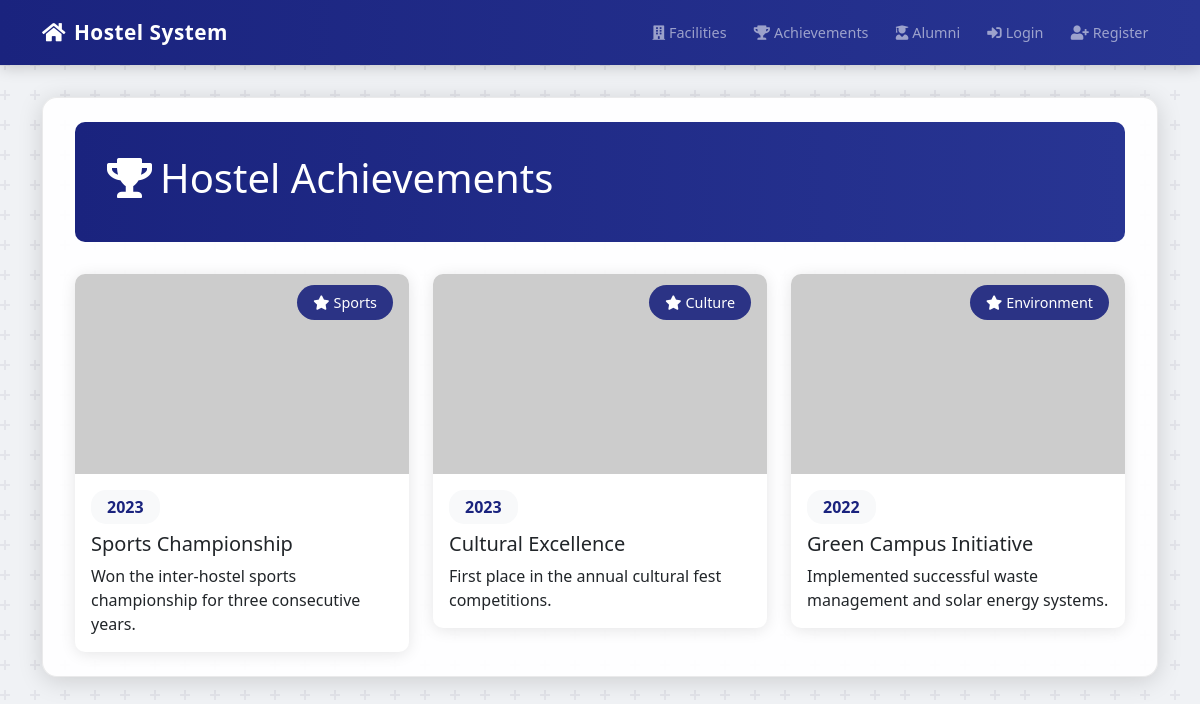
Page /achievements on the earlier database version.
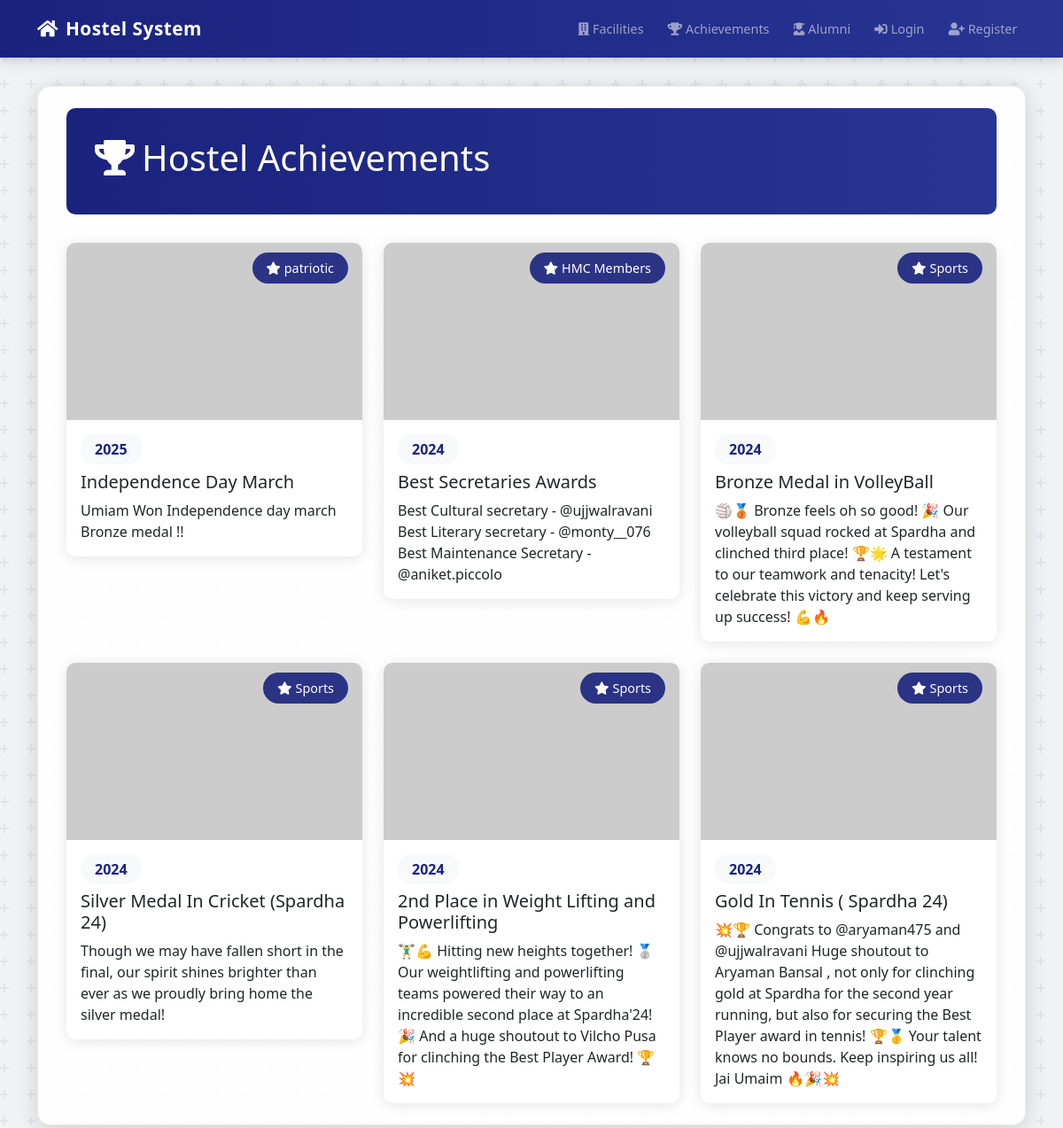
Same page on the later database version.
### app.py (models this page shows)
class Achievement(db.Model):
    id = db.Column(db.Integer, primary_key=True)
    title = db.Column(db.String(100), nullable=False)
    description = db.Column(db.Text, nullable=False)
    year = db.Column(db.String(4), nullable=False)
    category = db.Column(db.String(50), nullable=False)
    image_url = db.Column(db.String(200))
    created_at = db.Column(db.DateTime, nullable=False, default=datetime.utcnow)

### app.py (the view)
@app.route('/achievements')
def achievements():
    achievements = Achievement.query.order_by(Achievement.year.desc()).all()
    return render_template('achievements.html', title='Hostel Achievements', achievements=achievements)

### templates/achievements.html (shortened to what this page needs)
{% extends "base.html" %}
{% block content %}
<div class="container-md py-4">
    <div class="dashboard-header">
        <div class="row align-items-center">
            <div class="col-lg-8">
                <h1><i class="fas fa-trophy me-2"></i>Hostel Achievements</h1>
            </div>
        </div>
    </div>
    <div class="achievements-section">
        <div class="row g-4">
            {% for achievement in achievements %}
                <div class="col-md-6 col-lg-4">
                    <div class="achievement-card">
                        <div class="card h-100">
                            {% if achievement.image_url %}
                                <div class="card-img-wrapper">
                                    <img src="{{ achievement.image_url }}"
                                         class="card-img-top achievement-img"
                                         alt="{{ achievement.title }}"
                                         onerror="this.src='https://picsum.photos/800/400';this.onerror=null;">
                                    <div class="img-overlay">
                                        <span class="category-badge">
                                            <i class="fas fa-star me-1"></i>{{ achievement.category }}
                                        </span>
                                    </div>
                                </div>
                            {% endif %}
                            <div class="card-body">
                                <div class="year-badge mb-2">{{ achievement.year }}</div>
                                <h5 class="card-title">{{ achievement.title }}</h5>
                                <p class="card-text">{{ achievement.description }}</p>
                            </div>
                        </div>
                    </div>
                </div>
            {% endfor %}
        </div>
    </div>
</div>
{% endblock %}

### templates/base.html (shortened to what this page needs)
<!doctype html>
<html lang="en">
<head>
    <link href="https://cdn.jsdelivr.net/npm/bootstrap@5.3.3/dist/css/bootstrap.min.css" rel="stylesheet">
    <link rel="stylesheet" href="https://cdnjs.cloudflare.com/ajax/libs/font-awesome/5.15.4/css/all.min.css">
</head>
<body>
    <nav class="navbar navbar-expand-lg navbar-dark">
        <div class="container">
            <a class="navbar-brand" href="{{ url_for('home') }}">
                <i class="fas fa-home me-2"></i>Hostel System
            </a>
            <div class="collapse navbar-collapse" id="navbarNav">
                <ul class="navbar-nav ms-auto align-items-center">
                    <li class="nav-item"><a class="nav-link" href="{{ url_for('facilities') }}"><i class="fas fa-building me-1"></i>Facilities</a></li>
                    <li class="nav-item"><a class="nav-link" href="{{ url_for('achievements') }}"><i class="fas fa-trophy me-1"></i>Achievements</a></li>
                    <li class="nav-item"><a class="nav-link" href="{{ url_for('alumni') }}"><i class="fas fa-user-graduate me-1"></i>Alumni</a></li>
                    {% if current_user.is_authenticated %}
                        <li class="nav-item"><a class="nav-link" href="{{ url_for('events') }}"><i class="fas fa-calendar-alt me-1"></i>Events</a></li>
                        <li class="nav-item"><a class="nav-link" href="{{ url_for('dashboard') }}"><i class="fas fa-tachometer-alt me-1"></i>Dashboard</a></li>
                        <li class="nav-item"><a class="nav-link" href="{{ url_for('my_complaints') }}"><i class="fas fa-clipboard-list me-1"></i>My Complaints</a></li>
                        {% if current_user.role == 'HMC Admin' %}
                            <li class="nav-item"><a class="nav-link" href="{{ url_for('admin_complaints') }}"><i class="fas fa-user-shield me-1"></i>Complaints Tracking</a></li>
                            <li class="nav-item"><a class="nav-link" href="{{ url_for('manage_users') }}"><i class="fas fa-users-cog me-1"></i>Manage Users</a></li>
                        {% endif %}
                        <li class="nav-item dropdown">
                            <a class="nav-link pe-0" href="#" id="profileDropdown" role="button" data-bs-toggle="dropdown">
                                {% if current_user.profile_pic_url %}
                                    <img src="{{ current_user.profile_pic_url }}"
                                         alt="Profile"
                                         class="rounded-circle profile-pic"
                                         onerror="this.src='https://ui-avatars.com/api/?name={{ current_user.name|default(current_user.username, true) }}&background=random&color=fff&size=128'">
                                {% else %}
                                    <img src="https://ui-avatars.com/api/?name={{ current_user.name|default(current_user.username, true) }}&background=random&color=fff&size=128"
                                         alt="Profile"
                                         class="rounded-circle profile-pic">
                                {% endif %}
                            </a>
                            <div class="dropdown-menu profile-dropdown dropdown-menu-end">
                                <div class="px-4 py-3">
                                    <div class="profile-header d-flex align-items-center gap-3">
                                        <div class="profile-pic-wrapper">
                                            {% if current_user.profile_pic_url %}
                                                <img src="{{ current_user.profile_pic_url }}"
                                                     class="rounded-circle profile-pic-lg"
                                                     alt="Profile Picture"
                                                     onerror="this.src='https://ui-avatars.com/api/?name={{ current_user.name|default(current_user.username, true) }}&background=random&color=fff&size=128'">
                                            {% else %}
                                                <img src="https://ui-avatars.com/api/?name={{ current_user.name|default(current_user.username, true) }}&background=random&color=fff&size=128"
                                                     class="rounded-circle profile-pic-lg"
                                                     alt="Profile Picture">
                                            {% endif %}
                                        </div>
                                        <div>
                                            <h6 class="mb-0">{{ current_user.name or current_user.username }}</h6>
                                            <small class="text-muted">{{ current_user.role }}</small>
                                        </div>
                                    </div>
                                    <div class="user-info mt-3">
                                        <div class="info-item">
                                            <i class="fas fa-id-card me-2"></i>{{ current_user.roll_number }}
                                        </div>
                                        <div class="info-item">
                                            <i class="fas fa-graduation-cap me-2"></i>{{ current_user.Branch }} - {{ current_user.studying_year }}
                                        </div>
                                        <div class="info-item">
                                            <i class="fas fa-door-open me-2"></i>Room {{ current_user.room_number }}
                                        </div>
                                    </div>
                                </div>
                                <div class="dropdown-divider"></div>
                                <a class="dropdown-item menu-item" href="{{ url_for('profile_settings') }}">
                                    <i class="fas fa-cog me-2"></i>Settings
                                </a>
                                <div class="dropdown-divider"></div>
                                <a class="dropdown-item menu-item text-danger" href="{{ url_for('logout') }}">
                                    <i class="fas fa-sign-out-alt me-2"></i>Logout
                                </a>
                            </div>
                        </li>
                    {% else %}
                        <li class="nav-item"><a class="nav-link" href="{{ url_for('login') }}"><i class="fas fa-sign-in-alt me-1"></i>Login</a></li>
                        <li class="nav-item"><a class="nav-link" href="{{ url_for('register') }}"><i class="fas fa-user-plus me-1"></i>Register</a></li>
                    {% endif %}
                </ul>
            </div>
        </div>
    </nav>
    <main class="container mt-4">
        {% block content %}{% endblock %}
    </main>
</body>
</html>

### templates/base.html (style rules this page uses)
body { background-color: #f0f2f5; }
.container-md { background-color: rgba(255, 255, 255, 0.92); border-radius: 15px; box-shadow: 0 4px 25px rgba(0, 0, 0, 0.15); padding: 2rem; margin-top: 2rem; margin-bottom: 2rem; border: 1px solid rgba(0,0,0,0.08); }
.navbar { box-shadow: 0 2px 15px rgba(0,0,0,0.2); padding: 0.75rem 1rem; }
.navbar-brand { font-weight: 600; font-size: 1.3rem; letter-spacing: 0.5px; }
.nav-link { font-weight: 500; padding: 0.5rem 0.75rem !important; margin: 0 0.1rem; border-radius: 4px; transition: all 0.3s ease; font-size: 0.9rem; }
.dashboard-header, .hero-section { border-radius: 10px; position: relative; overflow: hidden; }
.navbar .container { position: relative; padding-right: 0.5rem; }

### templates/achievements.html (style rules this page uses)
.dashboard-header { background: linear-gradient(to right, #1a237e, #283593); padding: 2rem; margin: 0 0 2rem 0; color: white; border-radius: 10px; }
.achievement-card { transition: all 0.3s ease; animation: fadeIn 0.5s ease-in; }
.achievement-img { height: 200px; object-fit: cover; transition: transform 0.3s ease; }
.card { border: none; box-shadow: 0 2px 15px rgba(0,0,0,0.1); border-radius: 10px; overflow: hidden; }
.card-img-wrapper { position: relative; overflow: hidden; }
.img-overlay { position: absolute; top: 1rem; right: 1rem; }
.category-badge { background: rgba(26, 35, 126, 0.9); color: white; padding: 0.5rem 1rem; border-radius: 20px; font-size: 0.9rem; }
.year-badge { display: inline-block; background: #f8f9fa; padding: 0.3rem 1rem; border-radius: 15px; font-weight: bold; color: #1a237e; }

Differences in the rows shown:
removed Achievement: category "Sports", year "2023", title "Sports Championship", description "Won the inter-hostel sports championship for three consecutive years."
removed Achievement: category "Environment", year "2022", title "Green Campus Initiative", description "Implemented successful waste management and solar energy systems."
added Achievement: category "patriotic", year "2025", title "Independence Day March", description "Umiam Won Independence day march Bronze medal !!"
changed Achievement: image_url: a different picture; category "Culture" → "HMC Members"; year "2023" → "2024"; title "Cultural Excellence" → "Best Secretaries Awards"; description "First place in the annual cultural fest competitions." → "Best Cultural secretary - @ujjwalravani Best Literary secretary - @monty__076 Best Maintenance Secretary - @aniket.piccolo"
added Achievement: category "Sports", year "2024", title "Bronze Medal in VolleyBall", description "🏐🥉 Bronze feels oh so good! 🎉 Our volleyball squad rocked at Spardha and clinched third place! 🏆🌟 A testament to our teamwork and tenacity! Let's celebrate this victory and keep serving up success! 💪🔥"
added Achievement: category "Sports", year "2024", title "Silver Medal In Cricket (Spardha 24)", description "Though we may have fallen short in the final, our spirit shines brighter than ever as we proudly bring home the silver medal!"
added Achievement: category "Sports", year "2024", title "2nd Place in Weight Lifting and Powerlifting", description "🏋️‍♂️💪 Hitting new heights together! 🥈 Our weightlifting and powerlifting teams powered their way to an incredible second place at Spardha'24! 🎉 And a huge shoutout to Vilcho Pusa for clinching the Best Player Award! 🏆💥"
added Achievement: category "Sports", year "2024", title "Gold In Tennis ( Spardha 24)", description "💥🏆 Congrats to @aryaman475 and @ujjwalravani Huge shoutout to Aryaman Bansal , not only for clinching gold at Spardha for the second year running, but also for securing the Best Player award in tennis! 🏆🥇 Your talent knows no bounds. Keep inspiring us all! Jai Umaim 🔥🎉💥"
